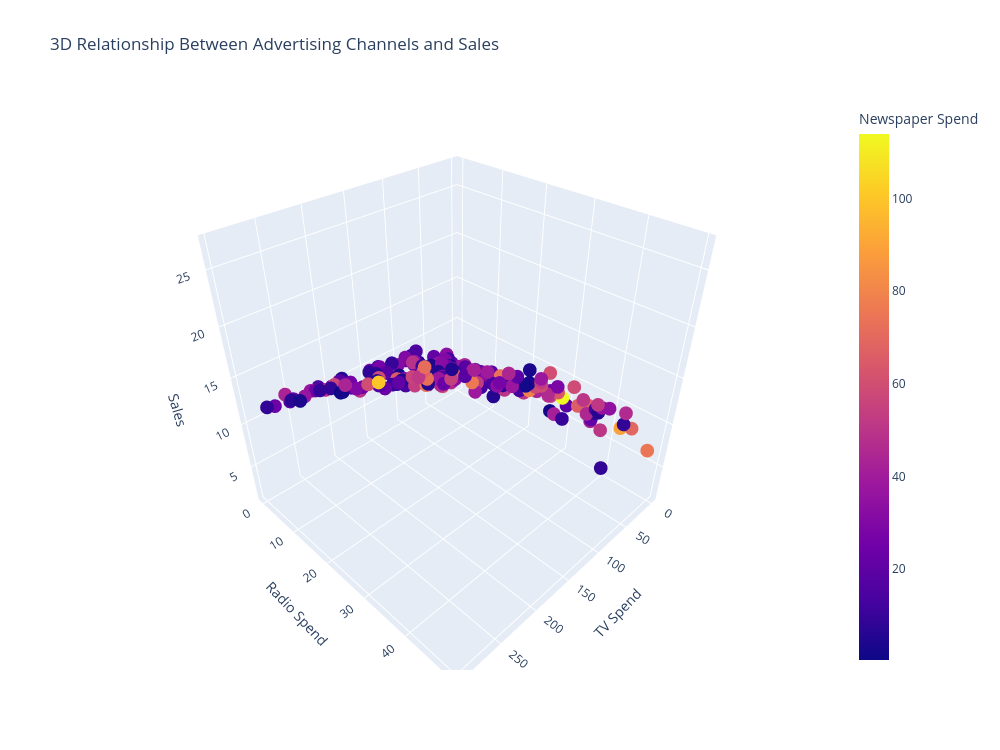

Here is the notebook cell this chart was saved with:
### Code cell
fig = px.scatter_3d(
    df,
    x="TV",
    y="Radio",
    z="Sales",
    color="Newspaper",
    title="3D Relationship Between Advertising Channels and Sales",
    labels={
        "TV": "TV Spend",
        "Radio": "Radio Spend",
        "Newspaper": "Newspaper Spend",
        "Sales": "Sales"
    }
)

fig.update_layout(
    width=1000,
    height=750
)

fig.show()

fig.write_html(
    REPORTS_DIR / "interactive_3d_advertising_sales.html"
)

### Figure 1 — Plotly figure (JSON) as saved in the notebook; plotly's stock layout.template omitted (floating-point values rounded to 4 significant figures; data arrays with more than 128 entries replaced by an {"elided": "..."} marker saying what was removed)
{"data": [{"hovertemplate": "TV Spend=%{x}<br>Radio Spend=%{y}<br>Sales=%{z}<br>Newspaper Spend=%{marker.color}<extra></extra>", "legendgroup": "", "marker": {"color": {"elided": "200 float values"}, "coloraxis": "coloraxis", "symbol": "circle"}, "mode": "markers", "name": "", "scene": "scene", "showlegend": false, "type": "scatter3d", "x": {"elided": "200 float values"}, "y": {"elided": "200 float values"}, "z": {"elided": "200 float values"}}], "layout": {"coloraxis": {"colorbar": {"title": {"text": "Newspaper Spend"}}, "colorscale": [[0, "#0d0887"], [0.1111, "#46039f"], [0.2222, "#7201a8"], [0.3333, "#9c179e"], [0.4444, "#bd3786"], [0.5556, "#d8576b"], [0.6667, "#ed7953"], [0.7778, "#fb9f3a"], [0.8889, "#fdca26"], [1, "#f0f921"]]}, "height": 750, "legend": {"tracegroupgap": 0}, "scene": {"domain": {"x": [0, 1], "y": [0, 1]}, "xaxis": {"title": {"text": "TV Spend"}}, "yaxis": {"title": {"text": "Radio Spend"}}, "zaxis": {"title": {"text": "Sales"}}}, "title": {"text": "3D Relationship Between Advertising Channels and Sales"}, "width": 1000}}
